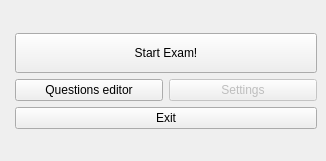
<?xml version="1.0" encoding="UTF-8"?>
<ui version="4.0">
 <class>MainWindow</class>
 <widget class="QMainWindow" name="MainWindow">
  <property name="windowModality">
   <enum>Qt::ApplicationModal</enum>
  </property>
  <property name="geometry">
   <rect>
    <x>0</x>
    <y>0</y>
    <width>326</width>
    <height>161</height>
   </rect>
  </property>
  <property name="sizePolicy">
   <sizepolicy hsizetype="Preferred" vsizetype="Preferred">
    <horstretch>0</horstretch>
    <verstretch>0</verstretch>
   </sizepolicy>
  </property>
  <property name="windowTitle">
   <string>MainWindow</string>
  </property>
  <widget class="QWidget" name="centralwidget">
   <property name="minimumSize">
    <size>
     <width>326</width>
     <height>0</height>
    </size>
   </property>
   <layout class="QFormLayout" name="formLayout">
    <property name="formAlignment">
     <set>Qt::AlignCenter</set>
    </property>
    <item row="11" column="1">
     <widget class="QPushButton" name="pushButton_4">
      <property name="text">
       <string>Exit</string>
      </property>
     </widget>
    </item>
    <item row="10" column="1">
     <layout class="QGridLayout" name="gridLayout_4">
      <item row="0" column="0">
       <widget class="QPushButton" name="pushButton_2">
        <property name="text">
         <string>Questions editor</string>
        </property>
       </widget>
      </item>
      <item row="0" column="1">
       <widget class="QPushButton" name="pushButton_3">
        <property name="enabled">
         <bool>false</bool>
        </property>
        <property name="styleSheet">
         <string notr="true"/>
        </property>
        <property name="text">
         <string>Settings</string>
        </property>
       </widget>
      </item>
     </layout>
    </item>
    <item row="1" column="1">
     <widget class="QPushButton" name="pushButton">
      <property name="minimumSize">
       <size>
        <width>0</width>
        <height>40</height>
       </size>
      </property>
      <property name="text">
       <string>Start Exam!</string>
      </property>
     </widget>
    </item>
   </layout>
  </widget>
 </widget>
 <resources/>
 <connections/>
</ui>
